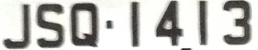
#> input picture laboratorio5_3/license-plates/JSQ1413.jpg, 258 x 50 px
$ python main.py
#> lines starting #> are read from the running program, lines starting #| are printed output that depends on the picture
import pytesseract
import matplotlib.pyplot as plt
import cv2
import glob
import os

test_license_plate = cv2.imread(os.getcwd() + "/license-plates/JSQ1413.jpg")
#> test_license_plate is the input picture: shape (50, 258, 3); mean B, G, R 192, 195.9, 196.3
plt.imshow(test_license_plate)
plt.axis('off')
plt.title('JSQ1413 license plate')

resize_test_license_plate_JSQ1413 = cv2.resize(test_license_plate, None, fx=2, fy=2, interpolation=cv2.INTER_CUBIC)
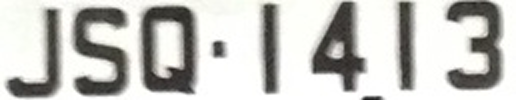
#> resize_test_license_plate_JSQ1413: shape (100, 516, 3); mean B, G, R 192, 195.8, 196.2
grayscale_resize_test_license_plate_JSQ1413 = cv2.cvtColor(resize_test_license_plate_JSQ1413, cv2.COLOR_BGR2GRAY)
gaussian_blur_license_plate_JSQ1413 = cv2.GaussianBlur(grayscale_resize_test_license_plate_JSQ1413, (5, 5), 0)

#> (the run stopped early here; a loop or call above may not have finished)
